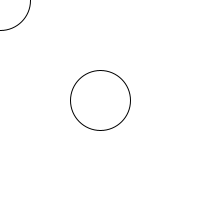
Frame 1 (no input)
Frame 60 (the mouse pressed at the canvas centre just before this capture): identical to frame 1, image omitted
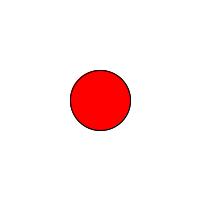
Frame 120 (the mouse held since frame 60 and released just before this capture)

The Processing sketch that drew these frames (run headless with seeded random() and noise(); from frame 60 on, the mouse is pressed at the canvas centre):

// Processing sketch: collision_detection
// ── collision_detection.pde
void setup() {
  size(200, 200);
}

void draw() {
  background(255);
  
  if(dist(width/2, height/2, mouseX, mouseY) <= 60)
    fill(255, 0, 0);
  else
    fill(255);
  
  ellipse(width/2, height/2, 60, 60);
  ellipse(mouseX, mouseY, 60, 60);
}
